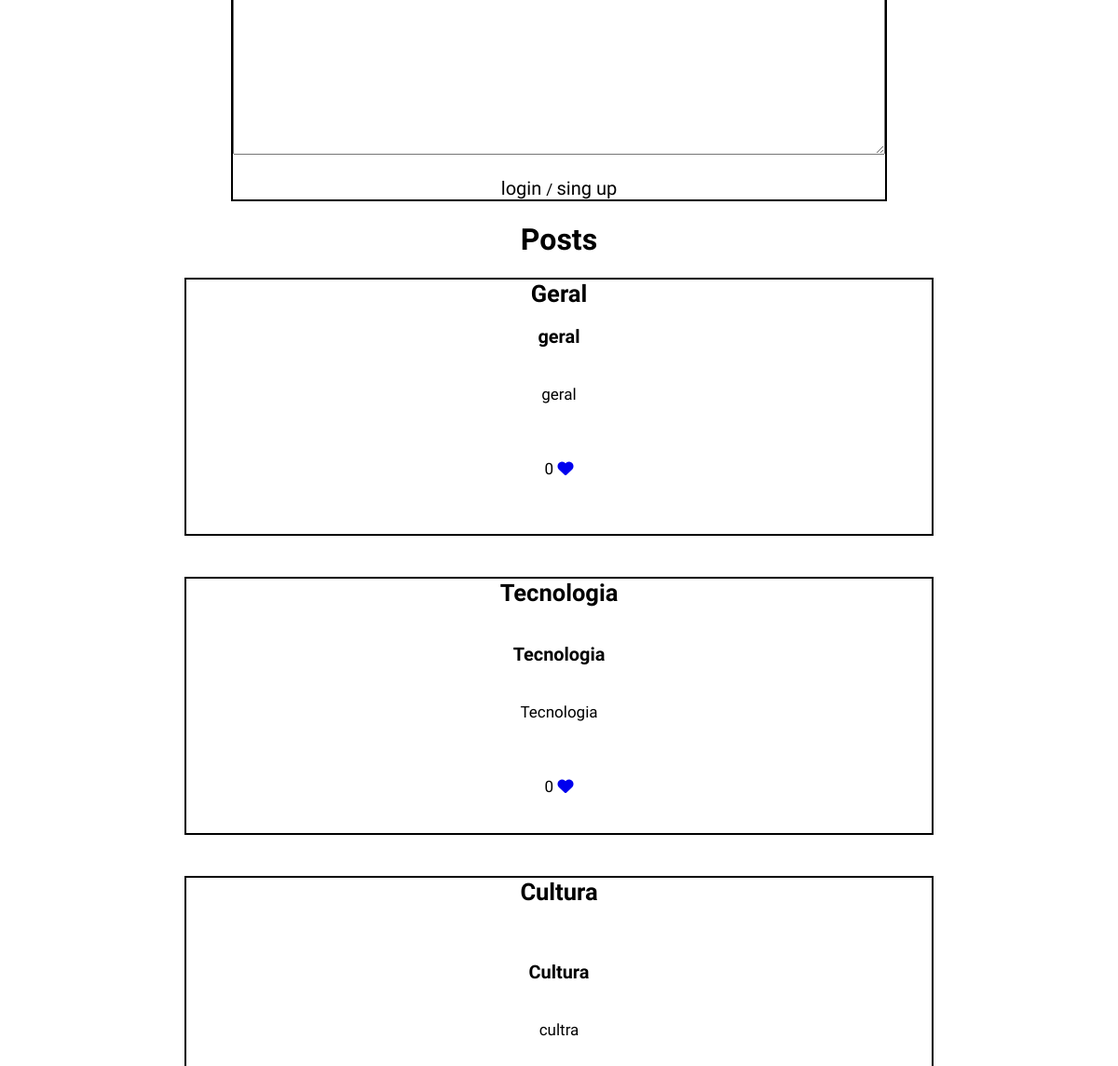
/blog (middle part), run on an earlier commit of the app's database.
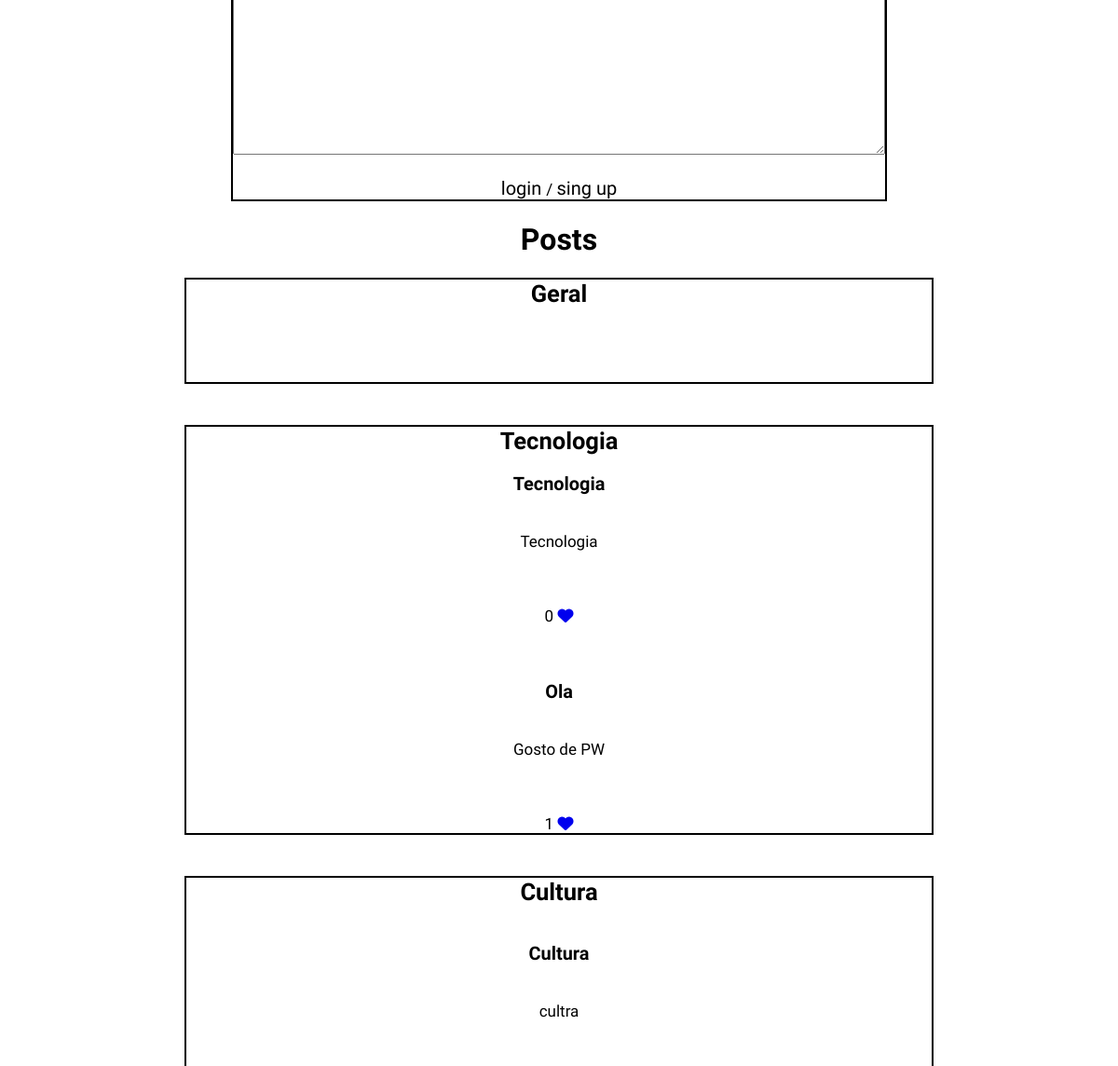
And on a later commit of the database.
### portfolio/models.py (models this page shows, shortened)
class Post(models.Model):
    subject_choice = [(1,'Geral'), (2,'Tecnologias'), (3,'Cultura'), (4, 'Edcucacao')]
    title = models.CharField(max_length=20)
    text = models.TextField(max_length=1000)
    subject = models.IntegerField(choices=subject_choice, default=1)
    comments = models.CharField(max_length=100)
    likes = models.IntegerField(default= 0)

### portfolio/views.py (the view)
# urls.py: path('blog', views.blog, name ='blog'),
def blog(request):
    form = PostForm(request.POST or None)
    if form.is_valid():
        form.save()
    context = {'posts': Post.objects.all(), 'form': form}
    return render(request, 'blog.html', context)

### portfolio/forms.py
class PostForm(ModelForm):
    class Meta:
        model = Post
        fields = '__all__'
        exclude = ['comments' , 'likes']
        labels = {
            'title' : 'Title',
            'text' : 'Text',
        }

### portfolio/templates/blog.html (shortened to what this page needs)
{% extends 'layout.html' %}
{% load static %}
{% block head %}
<link rel="stylesheet" href="{% static 'css/blog.css' %}">
{% endblock head %}
{% block main %}
<div class="inputText">
    <div>
        <form method="POST", action="">
            <br>
            <br>
            <div>
                <p>
                    Texto : <div class="texForm" >{{ form.text }}</div>
                </p>
            </div>
            <br>
            {% if request.user.is_authenticated %}
            <input class="hover-animation" type="submit" value="send">
            {% else %}
            <a href="{% url 'login' %}" style="font-size: 20px;   color: black; text-decoration: none;">
                login
            </a>
            <a>
                /
            </a>
            <a href="{% url 'sing_in' %}" style="font-size: 20px;   color: black; text-decoration: none;">
                sing up
            </a>
            {% endif %}
            <br>
        </form>
    </div>
</div>
<div class="input-text">
    <div>
        <h1 style="text-align: center;">
            Posts
        </h1>
<div class="inputText">
    <div class="barreira">
        <h2>
            Geral
        </h2>
        {% for post in posts %}
        <br>
        {%if post.subject == 1%}
        <h3>
        <p>{{post.title}}</p>
        </h3>
        <br>
        <br>
        <p>{{post.text}}</p>
        <br>
        <br>
        <br>
        <div class="barrira-child">
            <p>
                {{post.likes}}
                <a href="{% url 'likePost' post.id%}" role="button" class="btn btn-danger">
                    <i class="fa-solid fa-heart"></i>
                </a>
            </p>
        </div>
        {%endif%}
        {% endfor %}
    </div>
</div>
<div class="inputText">
    <div class="barreira">
        <h2>
            Tecnologia
        </h2>
        {% for post in posts %}
        <br>
        {%if post.subject == 2%}
        <h3>
        <p>{{post.title}}</p>
        </h3>
        <br>
        <br>
        <p>{{post.text}}</p>
        <br>
        <br>
        <br>
        <div class="barrira-child">
            <p>
                {{post.likes}}
                <a href="{% url 'likePost' post.id%}" role="button" class="btn btn-danger">
                    <i class="fa-solid fa-heart"></i>
                </a>
            </p>
        </div>
        {%endif%}
        {% endfor %}
    </div>
</div>
<div class="inputText">
    <div class="barreira">
        <h2>
            Cultura
        </h2>
        {% for post in posts %}
        <br>
        {%if post.subject == 3 %}
        <h3>
        <p>{{post.title}}</p>
        </h3>
        <br>
        <br>
        <p>{{post.text}}</p>
        <br>
        <br>
        <br>
        {%endif%}
        {% endfor %}
    </div>
</div>
{% endblock main%}

What changed in the data, as far as the page shows it:
removed Post: title "geral", text "geral", likes "0", shown under "Geral"
added Post: title "Ola", text "Gosto de PW", likes "1", shown under "Tecnologia"
